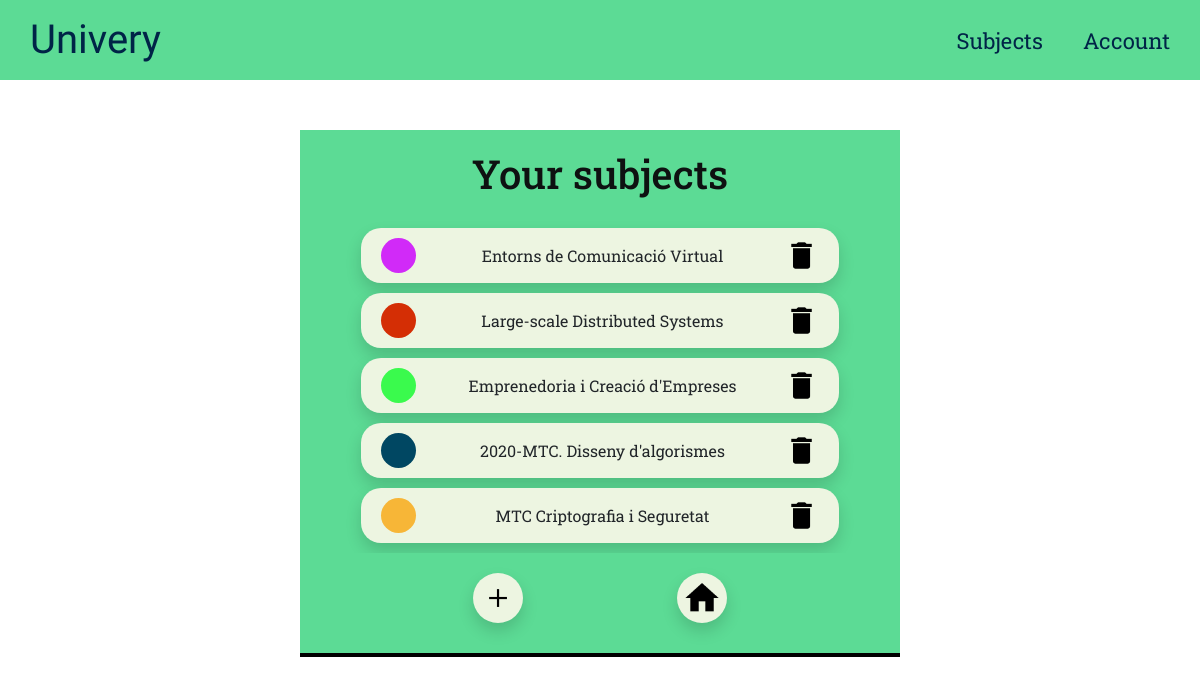
/subjects (signed in), run on the app's committed database.
### app/models.py (models this page shows, shortened)
class UserSubject(db.Model):
    __tablename__ = 'userSubject'
    subject_id = db.Column(db.String(15), db.ForeignKey('subject.identification'), primary_key=True)
    user_id = db.Column(db.Integer, db.ForeignKey('user.id'), primary_key=True)
    color = db.Column(db.String(10), nullable=False, default="#000")
    subject = db.relationship("Subject", back_populates="users")
    user = db.relationship("User", back_populates="subjects")

class Subject(db.Model):
    identification = db.Column(db.String(15), nullable=False, primary_key=True)
    name = db.Column(db.String(70), nullable=False)
    users = db.relationship("UserSubject", back_populates="subject")
    deliveries = db.relationship('Delivery', backref='subject', lazy=True)

### app/subjects/routes.py (the view)
@subjects.route("/subjects")
@login_required
def subjects_list():
    return render_template('subject/subjects.html', title="Subjects")

### app/main/utils.py (called while the page is built)
    def __call__(self):
        if self.boolean:
            return render_template('errors/maintenance.html', title="Error")

### app/models.py (called while the page is built)
@login_manager.user_loader
def load_user(id):
    return User.query.get(int(id))

### app/templates/subject/subjects.html
{% extends "base.html" %}
{% block content %}
<div class="form-page">
    <div class="form-box">
        <h1 class="form-title">Your subjects</h1>
            <div class="your-subjects">
                {% for subject in current_user.subjects %}
                <div class="subject-box shadow">
                    <span style="--color: {{subject.color}};" class="subject-color"></span>
                    <div class="subject-name">
                        <p>{{subject.subject.name}}</p>
                    </div>
                    <div class="subject-action">
                        <a href="{{url_for('subjects.subject_remove', id=subject.subject.identification)}}">
                            <img src="/static/web_pics/remove.png" alt="" srcset="">
                        </a>
                    </div>
                </div>
                {% endfor %}
            </div>
        <div class="popup-actions">
            <div>
                <a href="{{ url_for('subjects.add_subject') }}">
                    <img class="img-nice shadow sm-vr-mg" src="/static/web_pics/add.png" alt=""></a>
            </div>
            <div>
                <a href="{{ url_for('main.home') }}">
                    <img class="img-nice shadow sm-vr-mg" src="/static/web_pics/home.png" alt=""></a>
            </div>
        </div>
    </div>
</div>
{% endblock content %}

### app/static/main.css (style rules this page uses)
* { margin: 0; padding: 0; -webkit-box-sizing: border-box; box-sizing: border-box; }
body { font-family: "Roboto Slab", serif; }
.sm-vr-mg { margin-top: 10px; margin-bottom: 10px; }
.shadow { -webkit-box-shadow: rgba(255, 255, 255, 0.1) 0px 1px 1px 0px inset, rgba(50, 50, 93, 0.25) 0px 50px 100px -20px, rgba(0, 0, 0, 0.3) 0px 30px 60px -30px; box-shadow: rgba(255, 255, 255, 0.1) 0px 1px 1px 0px inset, rgba(50, 50, 93, 0.25) 0px 50px 100px -20px, rgba(0, 0, 0, 0.3) 0px 30px 60px -30px; }
.form-page { height: -webkit-fit-content; height: -moz-fit-content; height: fit-content; width: 100%; padding-top: 50px; padding-bottom: 30px; }
.form-box { position: relative; margin: 0 auto; background-color: #5cdb95; font-family: "Roboto Slab", serif; font-weight: 400; width: calc(min(600px, 88%)); padding: 20px; border-bottom: black 4px solid; }
.form-title { text-align: center; color: #0e1111; margin-bottom: 15px; }
.your-subjects { width: 95%; margin: 0 auto; overflow-y: auto; height: -webkit-fit-content; height: -moz-fit-content; height: fit-content; min-height: 300px; margin-top: 20px; }
.subject-box { display: -webkit-box; display: -ms-flexbox; display: flex; -webkit-box-align: center; -ms-flex-align: center; align-items: center; -webkit-box-pack: justify; -ms-flex-pack: justify; justify-content: space-between; background-color: #edf5e1; width: 90%; margin: 10px auto; padding: 10px 20px; border-radius: 20px; }
.subject-color { height: 35px; width: 35px; background-color: var(--color); border-radius: 50%; }
.subject-name p { text-align: center; margin-left: 5px; margin-bottom: 0; }
.subject-action img { width: 35px; }
.img-nice { width: 50px; background-color: #edf5e1; border-radius: 50%; padding: 5px; }
.popup-actions { display: -webkit-box; display: -ms-flexbox; display: flex; -webkit-box-pack: space-evenly; -ms-flex-pack: space-evenly; justify-content: space-evenly; margin-top: 10px; }

### data on the page
UserSubject: subject.name "Entorns de Comunicació Virtual"
UserSubject: subject.name "Large-scale Distributed Systems"
UserSubject: subject.name "Emprenedoria i Creació d'Empreses"
UserSubject: subject.name "2020-MTC. Disseny d'algorismes"
UserSubject: subject.name "MTC Criptografia i Seguretat"
